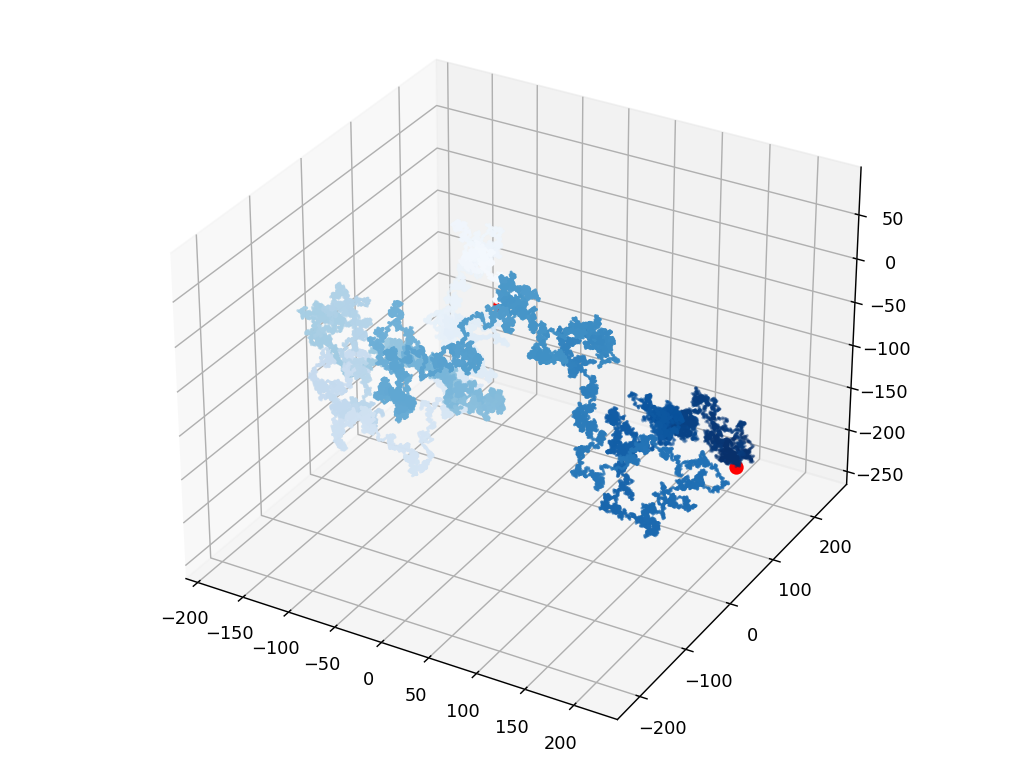

Write the Python code that produced this figure.
# 模拟一个分子的随机漫步
# 假设步长固定，方向随机

from random import choice, randint
import matplotlib.pyplot as plt
from mpl_toolkits.mplot3d import Axes3D


class RandomWalk():
    # 生成随机漫步数据
    def __init__(self, num_points=5000):
        # 存储随机漫步的次数
        self.num_points = num_points
        # 存储随机漫步经过的每个点
        # 所有随机漫步默认从原点开始
        self.x_values = [0]
        self.y_values = [0]
        self.z_values = [0]

    def get_step(self):
        # 确定前进方向和距离
        direction = choice([1, -1])
        # 假设步长为1
        # 这里相当于将三维直角坐标系网格化，每次只能沿一个方向前进1步
        distance = 1 
        step = direction * distance
        return step

    def fill_walk(self):
        # 计算随机漫步包含的所有点
        while len(self.x_values) < self.num_points:
            # 决定前进方向以及沿这个方向前进的距离
            a = randint(1,3)
            if a == 1:
                x_step = self.get_step()
                y_step = 0
                z_step = 0
            elif a == 2:
                x_step = 0
                y_step = self.get_step()
                z_step = 0
            elif a == 3:
                x_step = 0
                y_step = 0
                z_step = self.get_step()
            # 每次需要前进一定数值
            if x_step == 0 and y_step == 0 and z_step == 0:
                continue
            # 计算下一个点的坐标
            next_x = self.x_values[-1] + x_step
            next_y = self.y_values[-1] + y_step
            next_z = self.z_values[-1] + z_step

            self.x_values.append(next_x)
            self.y_values.append(next_y)
            self.z_values.append(next_z)


rw = RandomWalk(50_000)
rw.fill_walk()

point_numbers = range(rw.num_points)

# 窗口尺寸
fig = plt.figure(figsize=(8, 6), dpi=128)
# 创建3维图形
ax = Axes3D(fig)

ax.scatter(rw.x_values, rw.y_values, rw.z_values, c=point_numbers, cmap=plt.cm.Blues, s=0.5)
# 突出显示起点和终点
ax.scatter(0, 0, 0, c='red', s=50)
ax.scatter(rw.x_values[-1], rw.y_values[-1], rw.z_values[-1], c='red', s=50)

plt.show()
